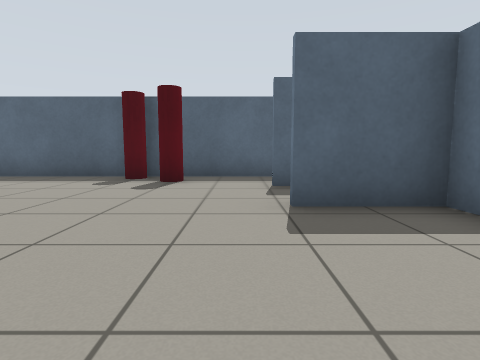
view 1 (above)

17 first-person views from a walk through a robot-simulator world made for Gazebo. The camera is 0.68 m above the floor, tilts 6° down and sees 80° across. The floor is counted in squares, 1 m on a side. Each view is taken from the middle of a square. On the plan, view 1 faces up. The plan holds only what a view shows up to about 9 squares ahead; the rest is blank. The robots in the file are not drawn. Surface patterns are stand-ins for the level's own textures.

view 2
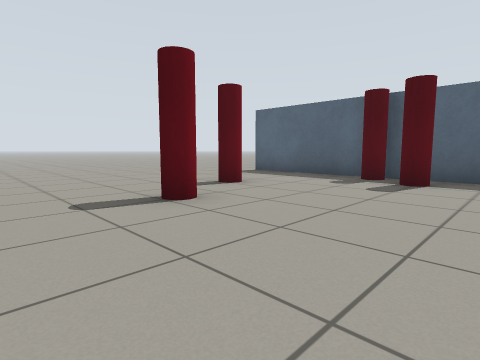

view 3
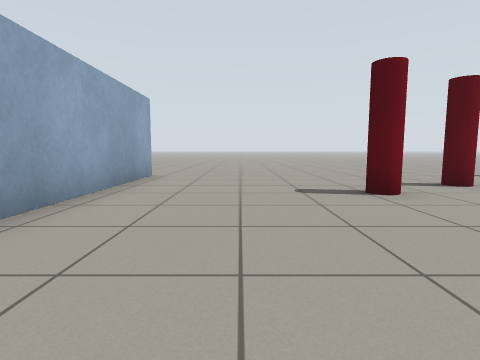

view 4
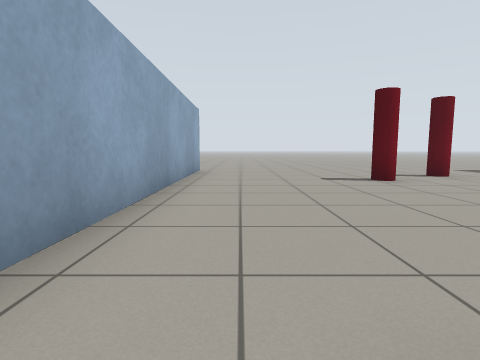

view 5
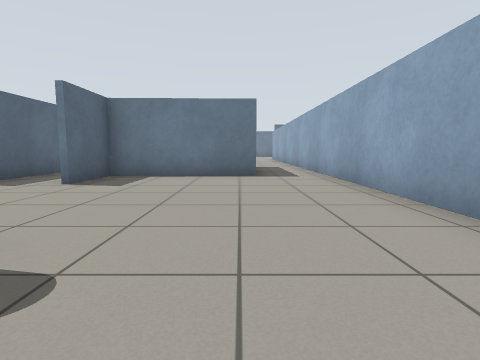

view 6
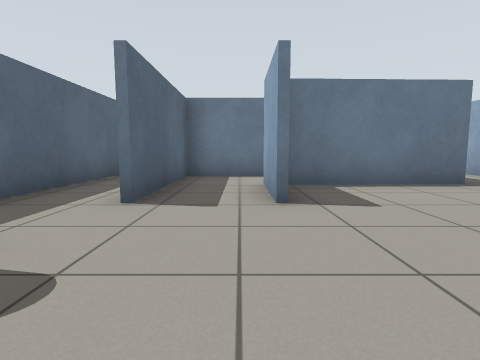

view 7
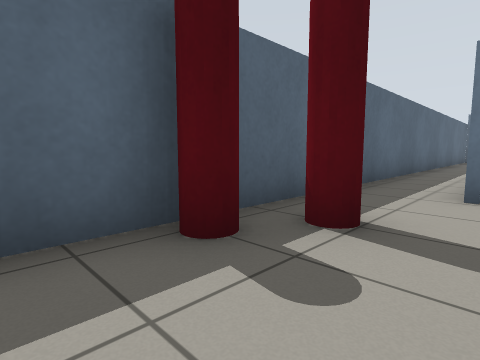

view 8
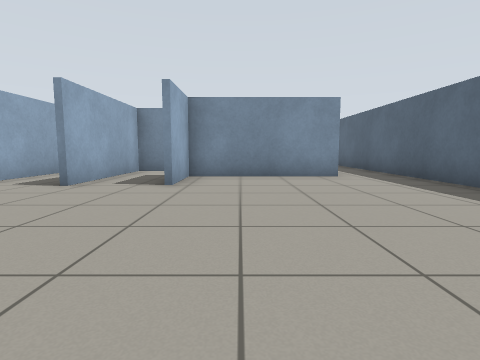

view 9
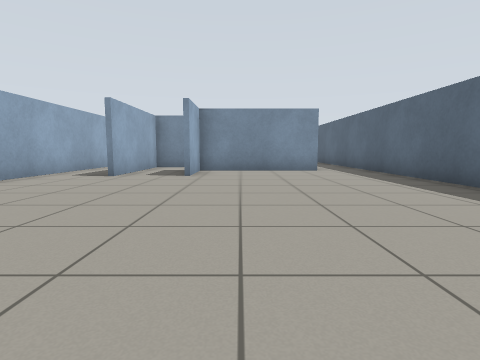

view 10
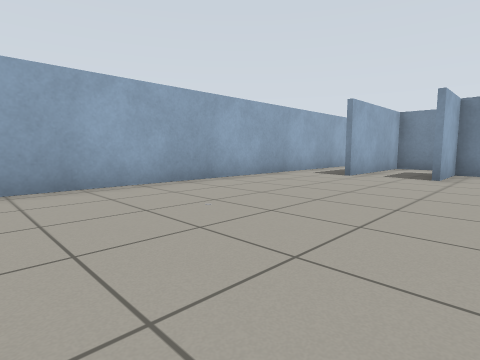

view 11
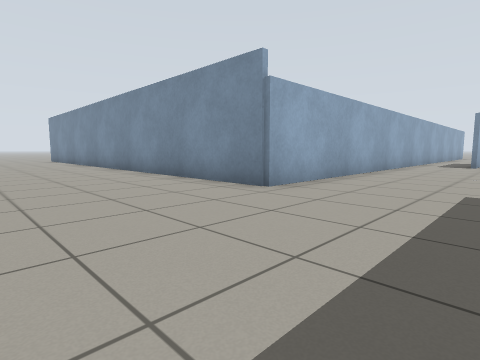

view 12
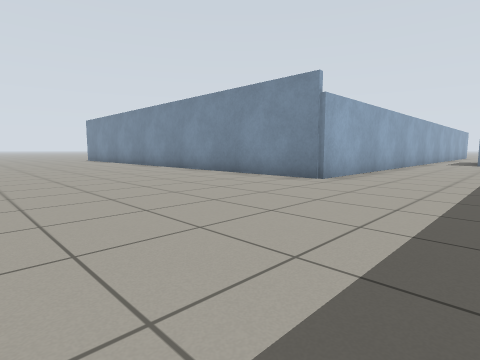

view 13
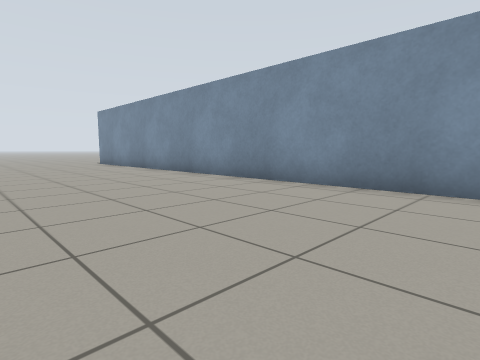

view 14
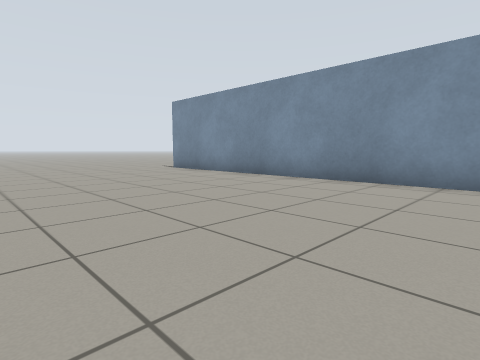

view 15
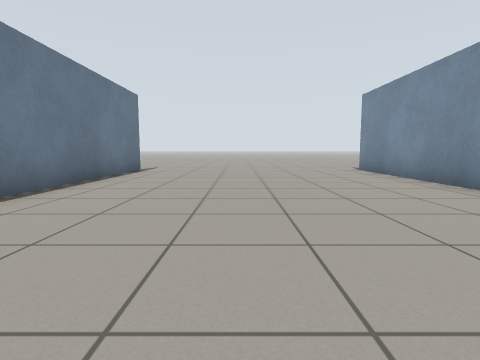

view 16
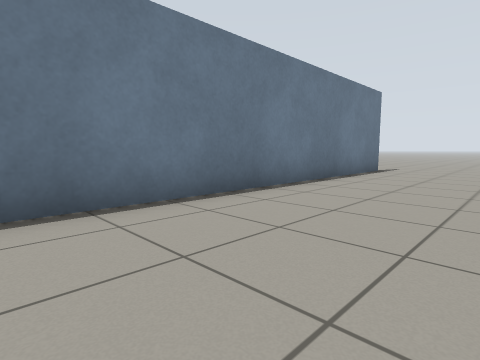

view 17
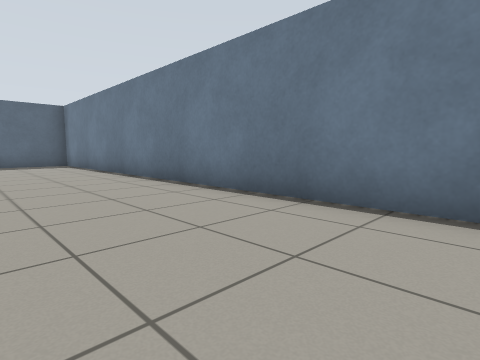

### Floor plan
Points are (right, up) in squares from view 1. A wall is a line through its corners. A room is listed if a view was taken in it or the views show most of it. See-through windows are left out.
Room 1 (views 1, 2, 3, 4, 5, 6, 7)
walls: (0.6, 3.5) (2.6, 3.5); (-3.4, 7.3) (-6.2, 7.3); (-6.6, -2.3) (6.4, -2.3); (2.6, -0.5) (2.5, 3.4) (0.6, 3.4); (4.5, 3.4) (4.5, 5.4) (0.6, 5.4); (4.6, 7.3) (-1.6, 7.3)
ways out: opening at (4, 6) to room 2; opening at (6, -1) to room 2; opening at (-7.5, -2)
objects: red cylinder (-5, 4) to (-4, 4); red cylinder (-4, 2) to (-3, 2); red cylinder (-3, 7) to (-2, 7); red cylinder (-2, 6) to (-1, 6)
Room 2 (views 8, 9, 10, 11, 12, 13, 14, 15, 16, 17)
walls: (6.4, -2.3) (15.9, -2.3) (15.9, -18.2); (9, 7.3) (4.6, 7.3); (2.9, -0.3) (6.6, -0.3); (23.4, -18.5) (23.4, -2.5); (4.6, 5.6) (4.6, 1.7) (6.5, 1.7)
ways out: opening at (4, 6) to room 1; opening at (6, -1) to room 1; opening at (23, -19.5)

Where each view was taken, in squares from view 1:
view 1: 0 up, 0 right, facing up
view 2: 0 up, 0 right, facing up-left
view 3: 0 up, 1 right, facing left
view 4: 1 down, 3 right, facing left
view 5: 0 up, 5 left, facing right
view 6: 4 up, 3 left, facing right
view 7: 5 up, 4 left, facing up-right
view 8: 3 up, 12 right, facing left
view 9: 3 up, 14 right, facing left
view 10: 3 up, 14 right, facing down-left
view 11: 1 up, 20 right, facing down-left
view 12: 1 up, 22 right, facing down-left
view 13: 4 down, 21 right, facing down-left
view 14: 9 down, 22 right, facing down-left
view 15: 9 down, 20 right, facing down
view 16: 9 down, 20 right, facing down-right
view 17: 12 down, 20 right, facing up-right
